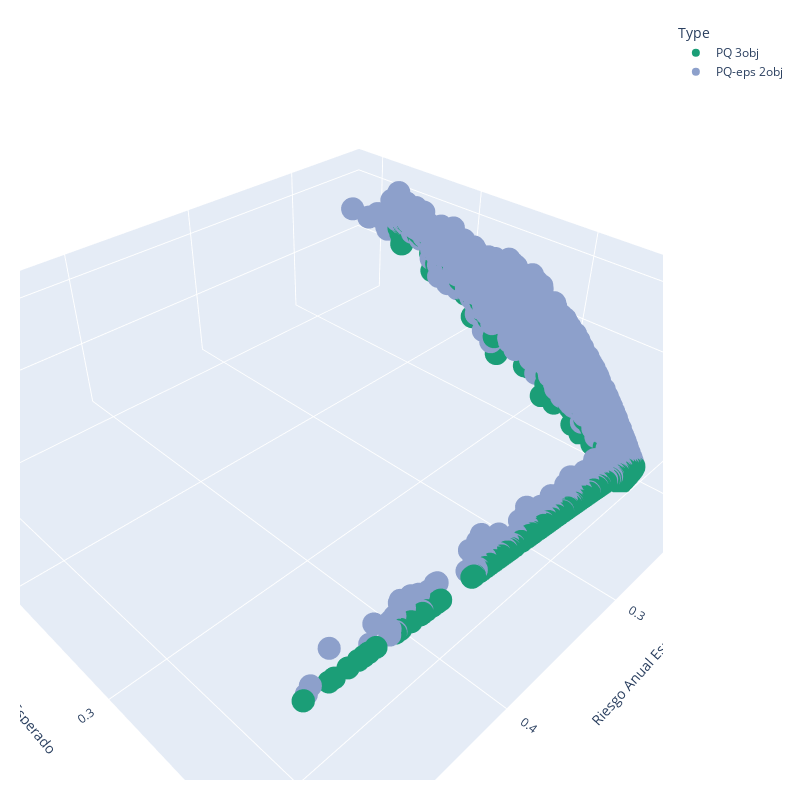

This figure's notebook cell:
### Code cell
fig = px.scatter_3d(FA_3D.sort_values(by='Type'), x='exp_risk', y='exp_return', z='exp_esg',
                color_discrete_sequence=['rgb(27,158, 119)','rgb(141,160,203)'],
                color='Type', width=800, height=800, 
                labels = {'exp_risk':'Riesgo Anual Esperado', 
                          'exp_return': 'Retorno Anual Esperado', 
                          'exp_esg': 'ESG score'})
fig.update_layout(
    margin=dict(l=20, r=20, t=20, b=20),
)
fig.show()

### Figure 1 — Plotly figure (JSON) as saved in the notebook; plotly's stock layout.template omitted (floating-point values rounded to 4 significant figures; data arrays with more than 128 entries replaced by an {"elided": "..."} marker saying what was removed)
{"data": [{"hovertemplate": "Type=PQ 3obj<br>Riesgo Anual Esperado=%{x}<br>Retorno Anual Esperado=%{y}<br>ESG score=%{z}<extra></extra>", "legendgroup": "PQ 3obj", "marker": {"color": "rgb(27,158, 119)", "symbol": "circle"}, "mode": "markers", "name": "PQ 3obj", "scene": "scene", "showlegend": true, "type": "scatter3d", "x": {"elided": "2209 float values"}, "y": {"elided": "2209 float values"}, "z": {"elided": "2209 float values"}}, {"hovertemplate": "Type=PQ-eps 2obj<br>Riesgo Anual Esperado=%{x}<br>Retorno Anual Esperado=%{y}<br>ESG score=%{z}<extra></extra>", "legendgroup": "PQ-eps 2obj", "marker": {"color": "rgb(141,160,203)", "symbol": "circle"}, "mode": "markers", "name": "PQ-eps 2obj", "scene": "scene", "showlegend": true, "type": "scatter3d", "x": {"elided": "3240 float values"}, "y": {"elided": "3240 float values"}, "z": {"elided": "3240 float values"}}], "layout": {"height": 800, "legend": {"title": {"text": "Type"}, "tracegroupgap": 0}, "margin": {"b": 20, "l": 20, "r": 20, "t": 20}, "scene": {"domain": {"x": [0, 1], "y": [0, 1]}, "xaxis": {"title": {"text": "Riesgo Anual Esperado"}}, "yaxis": {"title": {"text": "Retorno Anual Esperado"}}, "zaxis": {"title": {"text": "ESG score"}}}, "width": 800}}
